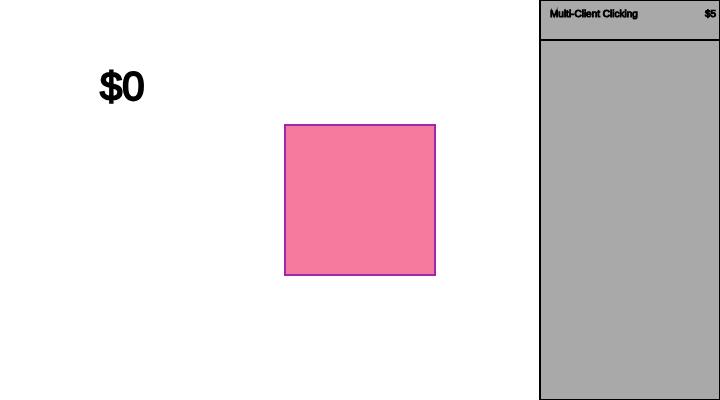
Frame 1 (no input)
Frame 60 (no input): identical to frame 1, image omitted
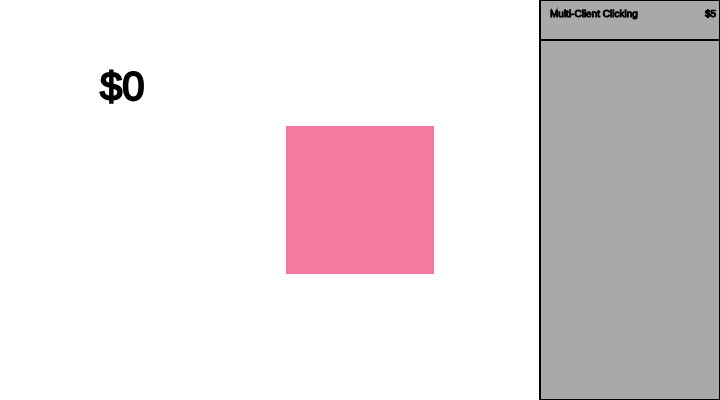
Frame 120 (the mouse pressed at the canvas centre since frame 60)

The p5.js sketch that drew these frames (run headless with seeded random() and noise() and a simulated clock; from frame 60 on, the mouse is pressed at the canvas centre):

// p5.js sketch
// ── sketch.js
var bx;
var by;
var boxSize = 75;
var overBox = false;
var clicking = false;
var money = 0.0;
var clickWorth = 1;
var shop;

function setup() {
    createCanvas(720, 400);
    bx = width/2.0;
    by = height/2.0;
    strokeWeight(2);
    shop = new Shop(width - (width/4), 0);
}

function draw() { 
    background(255);
    
    // Test if the cursor is over the box 
    isOverBox();
    
    // Draw the box
    drawBox();
    
    // Draw the money
    fill(0);
    stroke(0);
    textSize(40);
    text("$" + money, 100, 100);

    // Draw the shop
    shop.show();
}

function drawBox(){
    if(overBox){
        if(!clicking) { 
            stroke(255); 
            fill(244,122,158);
        }
    } else {
        stroke(156,39,176);
        fill(244,122,158);
    }
    
    strokeWeight(2);
    rectMode(RADIUS);
    rect(bx, by, boxSize, boxSize);
}

function isOverBox(){
    overBox = (mouseX > bx-boxSize && mouseX < bx+boxSize && 
               mouseY > by-boxSize && mouseY < by+boxSize);
}

function addMoney(amountToAdd){
    money += amountToAdd;
}

function mousePressed() {
    if(overBox) { 
        clicking = true; 
        fill(255, 255, 255);
        addMoney(clickWorth);
    } else {
        clicking = false;
    }

    shop.items.forEach(i => {
        if(i.mouseOver){
            i.clicked();
        }
    });
}

function mouseReleased() {
    clicking = false;
}
// ── shop.js
function Shop(x, y){
    this.x = x;
    this.y = y;
    this.items = [];

    this.items.push(new item(0, this.x, "Multi-Client Clicking", 5, 1, false));

    this.show = function(){
        rectMode(CORNER);
        fill(169,169,169);
        rect(this.x, this.y, width - this.x, height);

        this.items.forEach(i => {
            i.show();
        });
    }
}


function item(index, x, label, cost, inc, automatic) {
    this.index = index;
    this.x = x;
    this.h = 40;
    this.w = width - this.x;
    this.mouseOver = false;
    this.label = label;
    this.textHeight = (height * this.index) + (this.h / 2) - 3;
    this.cost = cost;
    this.inc = inc;
    this.automatic = automatic;

    this.show = function(){
        
        if(this.automatic){
            // is an automatic upgrade

        }
        
        this.isMouseOver();
        if(this.mouseOver){
            stroke(255, 204, 0);
        }

        rectMode(CORNER);
        noFill();
        rect(x, index * height, this.w, this.h);

        fill(0);
        stroke(0);
        strokeWeight(1);
        textSize(10);
        text(this.label, this.x + 10, this.textHeight);
        text("$" + this.cost, width - 15, this.textHeight);
    }

    this.clicked = function(){
        if(money >= this.cost){
            addMoney(-this.cost);
        }
    }

    this.isMouseOver = function(){
        this.mouseOver = 
            (mouseX > this.x && mouseY < width &&
             mouseY > this.index * height && mouseY < (this.index * height) + this.h);
    }
}
